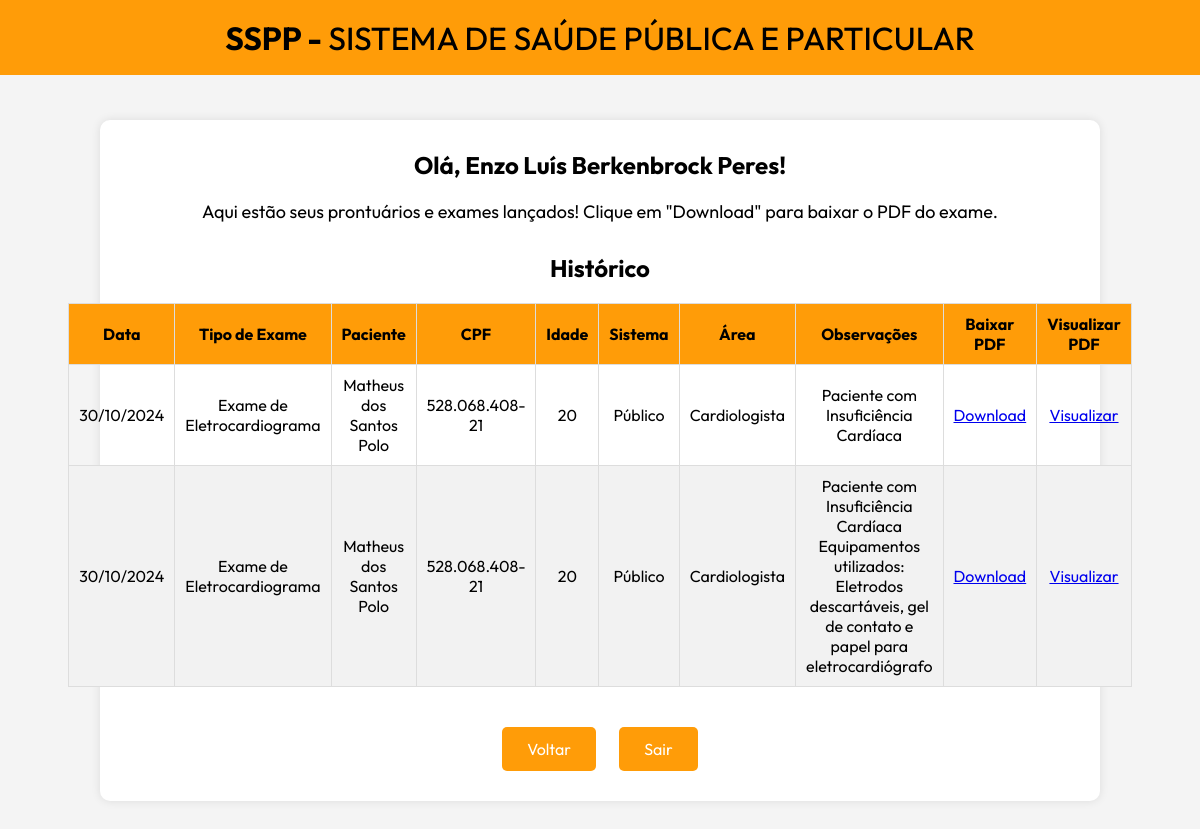
The page /menu_medico2.php (signed in) on the database its author committed.
### tables this page shows
CREATE TABLE `medico` (
  `med_nome` varchar(100) NOT NULL,
  `med_cpf` varchar(11) DEFAULT NULL,
  `med_email` varchar(100) NOT NULL,
  `med_senha` varchar(100) NOT NULL,
  `med_dtnasc` date NOT NULL,
  `med_uf` char(2) NOT NULL,
  `med_sistema` varchar(10) DEFAULT NULL,
  `med_cfsenha` varchar(100) NOT NULL,
  `med_cidade` varchar(100) NOT NULL,
  `med_crm` varchar(8) NOT NULL,
  `med_fone` varchar(14) NOT NULL,
  `med_consultorio` varchar(100) NOT NULL
);

CREATE TABLE `exames` (
  `ex_id` int(11) NOT NULL,
  `ex_data` date NOT NULL,
  `ex_descricao` varchar(255) NOT NULL,
  `ex_pac_cpf` bigint(20) NOT NULL,
  `ex_med_crm` varchar(8) NOT NULL,
  `ex_sistema` varchar(50) NOT NULL,
  `ex_area` varchar(100) NOT NULL,
  `ex_obs` varchar(150) NOT NULL,
  `ex_arquivo` longblob NOT NULL,
  `ex_nome_arquivo` varchar(255) DEFAULT NULL
);

CREATE TABLE `paciente` (
  `pac_cpf` bigint(20) NOT NULL,
  `pac_nome` varchar(100) NOT NULL,
  `pac_fone` varchar(14) NOT NULL,
  `pac_dtnasc` date NOT NULL,
  `pac_uf` char(2) NOT NULL,
  `pac_senha` varchar(100) NOT NULL,
  `pac_cidade` varchar(100) NOT NULL,
  `pac_email` varchar(100) NOT NULL,
  `pac_cfsenha` varchar(100) NOT NULL
);

### menu_medico2.php (the view, shortened to what this page needs)
<?php
$medicoCrm = $_SESSION['crm_cpf'];
$host = "localhost";
$user = "root";
$password = "";
$dbname = "sspp";
$conn = new mysqli($host, $user, $password, $dbname);
$sqlNome = "SELECT med_nome as nome FROM medico WHERE med_crm = ?";
$stmtNome = $conn->prepare($sqlNome);
$stmtNome->bind_param("s", $medicoCrm);
$stmtNome->execute();
$resultNome = $stmtNome->get_result();
$nomeMedico = ($resultNome->num_rows > 0) ? $resultNome->fetch_assoc()['nome'] : "Médico";
$sql = "SELECT e.ex_id, date_format(e.ex_data,'%d/%m/%Y') as data_formatada, e.ex_descricao, p.pac_nome,
        INSERT(INSERT(INSERT(e.ex_pac_cpf, 10, 0, '-' ), 7, 0, '.'), 4, 0, '.') as cpf_formatado,
        TIMESTAMPDIFF(YEAR, p.pac_dtnasc, CURDATE()) as idade,
        e.ex_sistema, e.ex_area, e.ex_obs, e.ex_arquivo
        FROM exames AS e
        INNER JOIN paciente AS p ON e.ex_pac_cpf = p.pac_cpf
        WHERE e.ex_med_crm = ? ORDER BY e.ex_data DESC";
$stmt = $conn->prepare($sql);
$stmt->bind_param("s", $medicoCrm);
$stmt->execute();
$result = $stmt->get_result();
?>
<!DOCTYPE html>
<html lang="pt-br">
<head>
    <link rel="stylesheet" href="menu_medico2.css">
</head>
<body>
    <header class="header">
        <h1><strong>SSPP - </strong>SISTEMA DE SAÚDE PÚBLICA E PARTICULAR</h1>
    </header>
    <section class="welcome">
        <h2>Olá, <?php echo htmlspecialchars($nomeMedico); ?>!</h2>
        <p>Aqui estão seus prontuários e exames lançados! Clique em "Download" para baixar o PDF do exame.</p>
        <section id="prontuarios" class="records">
            <h2>Histórico</h2>
            <div class="table-container">
                <table class="centered-table">
                    <thead>
                        <tr>
                            <th>Data</th>
                            <th>Tipo de Exame</th>
                            <th>Paciente</th>
                            <th>CPF</th>
                            <th>Idade</th>
                            <th>Sistema</th>
                            <th>Área</th>
                            <th>Observações</th>
                            <th>Baixar PDF</th>
                            <th>Visualizar PDF</th>
                        </tr>
                    </thead>
                    <tbody>
                        <?php
                        if ($result->num_rows > 0) {
                            while($row = $result->fetch_assoc()) {
                                echo "<tr>";
                                echo "<td>" . $row["data_formatada"] . "</td>";
                                echo "<td>" . $row["ex_descricao"] . "</td>";
                                echo "<td>" . $row["pac_nome"] . "</td>";
                                echo "<td>" . $row["cpf_formatado"] . "</td>";
                                echo "<td>" . $row["idade"] . "</td>";
                                echo "<td>" . $row["ex_sistema"] . "</td>";
                                echo "<td>" . $row["ex_area"] . "</td>";
                                echo "<td>" . $row["ex_obs"] . "</td>";
                                echo "<td><a href='download.php?id=" . $row["ex_id"] . "' class='btn-download'>Download</a></td>";
                                echo "<td><a href='view.php?id=" . $row["ex_id"] . "' class='btn-visualizar' target='_blank'>Visualizar</a></td>";
                                echo "</tr>";
                            }
                        } else {
                            echo "<tr><td colspan='10'>Nenhum prontuário encontrado!</td></tr>";
                        }
                        ?>
                    </tbody>
                </table>
            </div>
        </section>
        <a href="menu_medico.php" class="btn btn-sair">Voltar</a>
        <a href="logout.php" class="btn btn-sair">Sair</a>
    </section>
</body>
</html>

### menu_medico2.css (style rules this page uses)
body { font-family: 'Outfit'; background-color: #f4f4f4; margin: 0; padding: 0; }
.header { position: absolute; left: 0px; top: 0px; width: 100%; height: 75px; background: #FF9C08; }
h1 { text-align: center; line-height: 35px; font-family: 'Outfit'; font-weight: 450; }
.welcome { background-color: #fff; margin: 50px auto; padding: 20px; box-shadow: 0 0 10px rgba(0, 0, 0, 0.1); border-radius: 10px; width: 80%; max-width: 1300px; text-align: center; color: #000; margin-top: 120px; }
h2 { color: #000; margin-top: 10px; margin-bottom: 20px; }
p { font-size: 18px; margin: 10px 0 30px 0; color: #000; }
.table-container { display: flex; justify-content: center; margin-bottom: 20px; }
.centered-table { width: 100%; max-width: 800px; border-collapse: collapse; text-align: center; }
.centered-table th, .centered-table td { border: 1px solid #ddd; padding: 10px; color: #000000; }
.centered-table th { background-color: #FF9C08; color: rgb(0, 0, 0); }
.centered-table tr:nth-child(even) { background-color: #f2f2f2; }
.btn { display: inline-block; background-color: #FF9C08; color: white; padding: 12px 25px; margin: 10px; text-decoration: none; font-size: 16px; border-radius: 5px; transition: background-color 0.3s ease; }
.btn-sair { background-color: #FF9C08; color: white; margin-top: 20px; }

### rows shown on the page
medico: med_nome "Enzo Luís Berkenbrock Peres"
exames: data_formatada "30/10/2024", ex_descricao "Exame de Eletrocardiograma", ex_pac_cpf.pac_nome "Matheus dos Santos Polo", cpf_formatado "528.068.408-21", idade "20", ex_sistema "Público", ex_area "Cardiologista", ex_obs "Paciente com Insuficiência Cardíaca"
exames: data_formatada "30/10/2024", ex_descricao "Exame de Eletrocardiograma", ex_pac_cpf.pac_nome "Matheus dos Santos Polo", cpf_formatado "528.068.408-21", idade "20", ex_sistema "Público", ex_area "Cardiologista", ex_obs "Paciente com Insuficiência Cardíaca Equipamentos utilizados: Eletrodos descartáveis, gel de contato e papel para eletrocardiógrafo"
